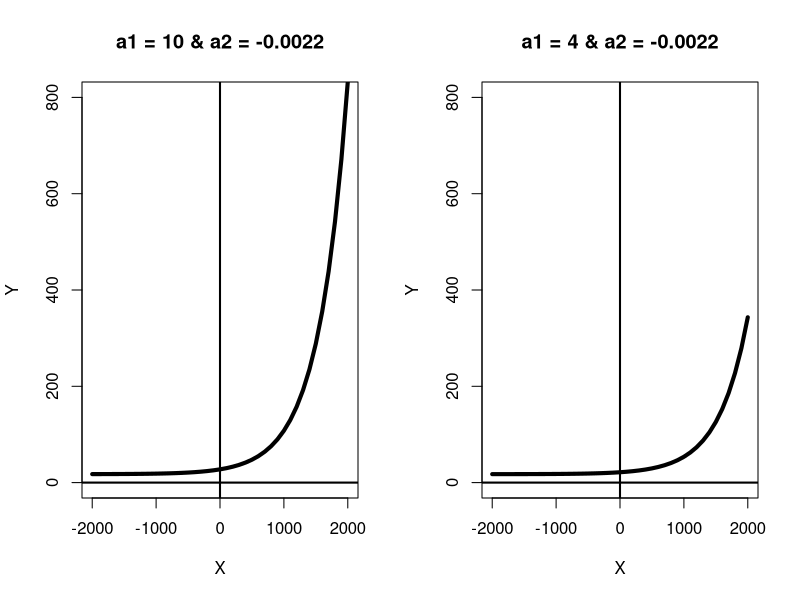
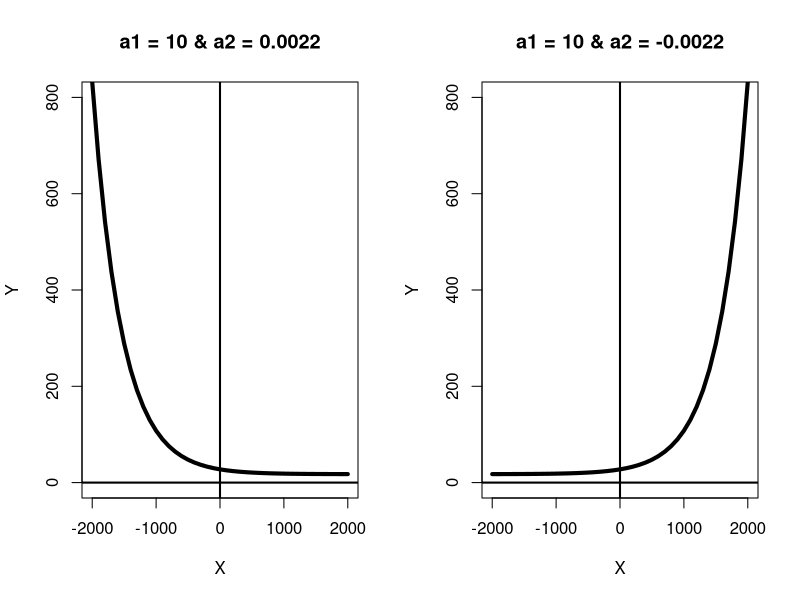

The R source for these figures, in order:
## ---- chunk 1
x <- seq(-2000, 2000, 100)

fun1 <- function(a, b, c, x){
  a + b*exp(-c*x)
}
par(mfrow = 1:2)
plot(x, fun1(17.5,10,-0.0022,x), type = "l", lwd = 4, xlim = c(-2000,2000), ylim = c(0,800), ylab = "Y", xlab = "X", main = "a1 = 10 & a2 = -0.0022")
abline(v = 0, h = 0, lwd = 2)
plot(x, fun1(17.5,4,-0.0022,x), type = "l", lwd = 4, xlim = c(-2000,2000), ylim = c(0,800), ylab = "Y", xlab = "X", main = "a1 = 4 & a2 = -0.0022")
abline(v = 0, h = 0, lwd = 2)
## ---- chunk 2
x <- seq(-2000, 2000, 100)

fun1 <- function(a, b, c, x){
  a + b*exp(-c*x)
}
par(mfrow = 1:2)
plot(x, fun1(17.5,10,0.0022,x), type = "l", lwd = 4, xlim = c(-2000,2000), ylim = c(0,800), ylab = "Y", xlab = "X", main = "a1 = 10 & a2 = 0.0022")
abline(v = 0, h = 0, lwd = 2)
plot(x, fun1(17.5,10,-0.0022,x), type = "l", lwd = 4, xlim = c(-2000,2000), ylim = c(0,800), ylab = "Y", xlab = "X", main = "a1 = 10 & a2 = -0.0022")
abline(v = 0, h = 0, lwd = 2)
